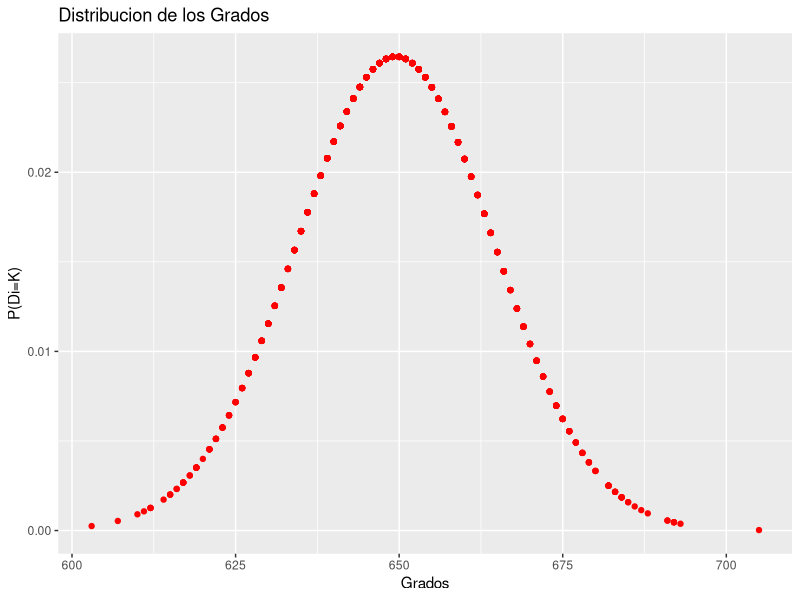
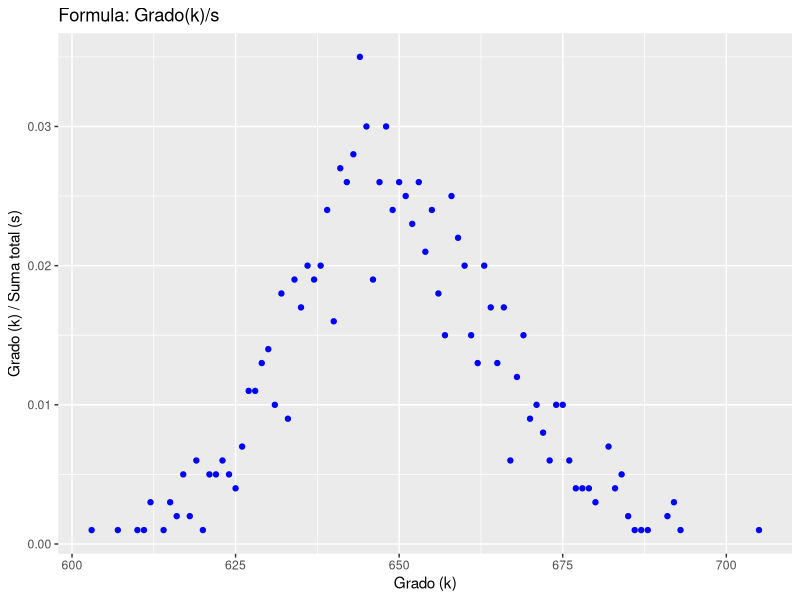
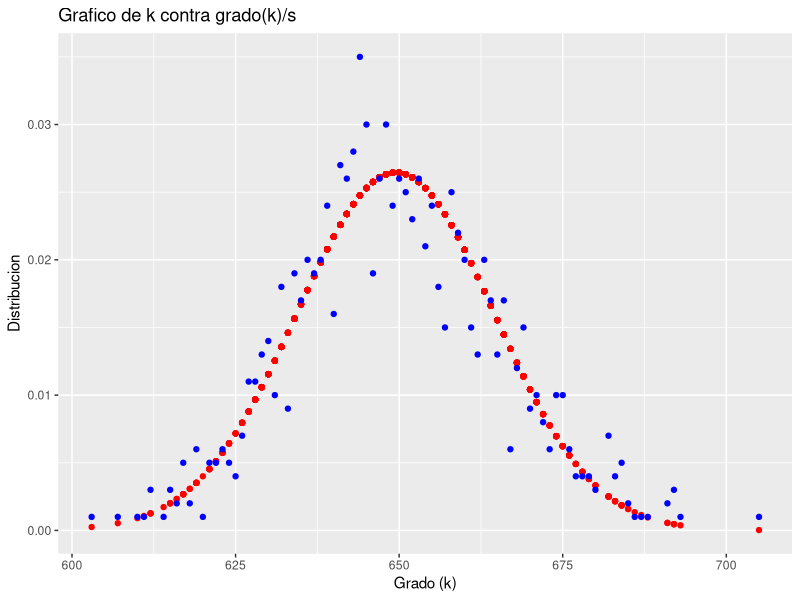

Source code (R) for these figures, in order:
library(igraph)
library(ggplot2)

# Generar el grafo aleatorio binomial
n <- 1000
p <- 0.65
m <- round(p * n * (n - 1) / 2)  # Calcula el número de aristas
G <- sample_gnm(n, m, directed=FALSE)

#plot(G, vertex.label=NA, vertex.size=2, vertex.color="blue", edge.arrow.size=0.5)



# Obtener el vector de grados y su distribucion
grados <- degree(G)
distr_k <- c()

# Llenar el vector distr_k con las probabilidades de la distribución de los grados
for (k in grados){
  op <- choose(1000-1,k)*((0.65)^k)*(1-0.65)^(1000-k-1)
  distr_k <- c(distr_k,op)
}

#Crear Data Frame y hacer la grafica
datos_grafico2 <- data.frame(grados = grados, distr_k=distr_k)
ggplot(data = datos_grafico2)+
  geom_point(mapping = aes(x=grados,y=distr_k), col= "RED")+
  xlab("Grados") +
  ylab("P(Di=K)") +
  ggtitle("Distribucion de los Grados")

# Contar cuantas veces aparece cada grado
contador <- table(grados)

# Calcular el promedio de grados
promedio_grados <- mean(grados)

s <- sum(grados)
grados_proporcionales <- grados / s

# Crear el grafico de k contra (grado(k))/s
datos_grafico <- data.frame(k = as.numeric(names(contador)),
                            proporcion = as.numeric(contador) / sum(contador))

ggplot(datos_grafico, aes(x = k, y = proporcion), ) +
  geom_point(col= "BLUE") +
  xlab("Grado (k)") +
  ylab("Grado (k) / Suma total (s)") +
  ggtitle("Formula: Grado(k)/s")

# Imprimir el conteo de grados y el promedio de grados
print(contador)
cat("\nEl promedio de grados es:",promedio_grados,"\n")


#Crear el grafico donde sobreponemos las dos grpaficas anteriores.
ggplot() +
  geom_point(data = datos_grafico2, aes(x = grados, y = distr_k), col = "RED") +
  geom_point(data = datos_grafico, aes(x = k, y = proporcion), col = "BLUE") +
  ylab("Distribucion") +
  xlab("Grado (k)") +
  ggtitle("Grafico de k contra grado(k)/s")

